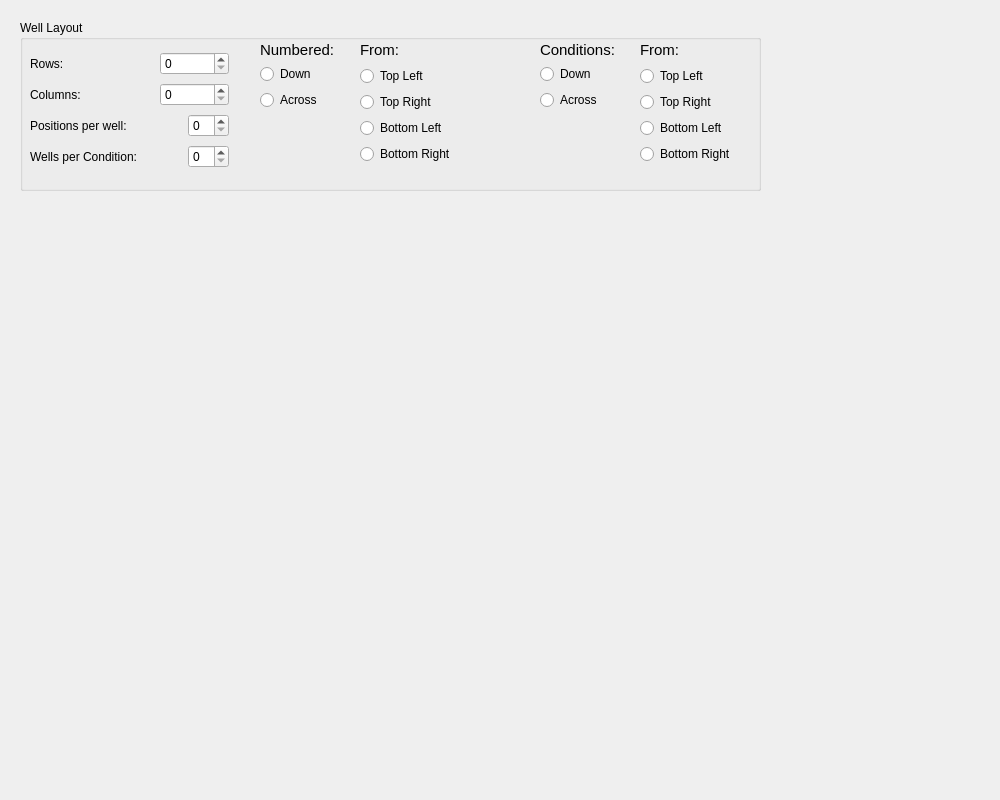
<?xml version="1.0" encoding="UTF-8"?>
<ui version="4.0">
 <class>Dialog</class>
 <widget class="QDialog" name="Dialog">
  <property name="geometry">
   <rect>
    <x>0</x>
    <y>0</y>
    <width>1000</width>
    <height>800</height>
   </rect>
  </property>
  <property name="windowTitle">
   <string>Dialog</string>
  </property>
  <widget class="QGroupBox" name="groupBox">
   <property name="geometry">
    <rect>
     <x>20</x>
     <y>20</y>
     <width>741</width>
     <height>171</height>
    </rect>
   </property>
   <property name="title">
    <string>Well Layout</string>
   </property>
   <widget class="QLabel" name="label_6">
    <property name="geometry">
     <rect>
      <x>240</x>
      <y>20</y>
      <width>91</width>
      <height>20</height>
     </rect>
    </property>
    <property name="font">
     <font>
      <pointsize>11</pointsize>
     </font>
    </property>
    <property name="text">
     <string>Numbered:</string>
    </property>
   </widget>
   <widget class="QWidget" name="">
    <property name="geometry">
     <rect>
      <x>240</x>
      <y>40</y>
      <width>72</width>
      <height>54</height>
     </rect>
    </property>
    <layout class="QVBoxLayout" name="verticalLayout_2">
     <property name="spacing">
      <number>2</number>
     </property>
     <item>
      <widget class="QRadioButton" name="radioButton_3">
       <property name="text">
        <string>Down</string>
       </property>
       <attribute name="buttonGroup">
        <string notr="true">buttonGroup_4</string>
       </attribute>
      </widget>
     </item>
     <item>
      <widget class="QRadioButton" name="radioButton_6">
       <property name="text">
        <string>Across</string>
       </property>
       <attribute name="buttonGroup">
        <string notr="true">buttonGroup_4</string>
       </attribute>
      </widget>
     </item>
    </layout>
   </widget>
   <widget class="QLabel" name="label_7">
    <property name="geometry">
     <rect>
      <x>340</x>
      <y>20</y>
      <width>91</width>
      <height>20</height>
     </rect>
    </property>
    <property name="font">
     <font>
      <pointsize>11</pointsize>
     </font>
    </property>
    <property name="text">
     <string>From:</string>
    </property>
   </widget>
   <widget class="QWidget" name="">
    <property name="geometry">
     <rect>
      <x>340</x>
      <y>40</y>
      <width>119</width>
      <height>112</height>
     </rect>
    </property>
    <layout class="QVBoxLayout" name="verticalLayout">
     <property name="spacing">
      <number>0</number>
     </property>
     <item>
      <widget class="QRadioButton" name="radioButton_2">
       <property name="text">
        <string>Top Left</string>
       </property>
       <attribute name="buttonGroup">
        <string notr="true">buttonGroup</string>
       </attribute>
      </widget>
     </item>
     <item>
      <widget class="QRadioButton" name="radioButton">
       <property name="text">
        <string>Top Right</string>
       </property>
       <attribute name="buttonGroup">
        <string notr="true">buttonGroup</string>
       </attribute>
      </widget>
     </item>
     <item>
      <widget class="QRadioButton" name="radioButton_4">
       <property name="text">
        <string>Bottom Left</string>
       </property>
       <attribute name="buttonGroup">
        <string notr="true">buttonGroup</string>
       </attribute>
      </widget>
     </item>
     <item>
      <widget class="QRadioButton" name="radioButton_5">
       <property name="text">
        <string>Bottom Right</string>
       </property>
       <attribute name="buttonGroup">
        <string notr="true">buttonGroup</string>
       </attribute>
      </widget>
     </item>
    </layout>
   </widget>
   <widget class="QLabel" name="label_9">
    <property name="geometry">
     <rect>
      <x>620</x>
      <y>20</y>
      <width>91</width>
      <height>20</height>
     </rect>
    </property>
    <property name="font">
     <font>
      <pointsize>11</pointsize>
     </font>
    </property>
    <property name="text">
     <string>From:</string>
    </property>
   </widget>
   <widget class="QWidget" name="layoutWidget_2">
    <property name="geometry">
     <rect>
      <x>620</x>
      <y>40</y>
      <width>119</width>
      <height>112</height>
     </rect>
    </property>
    <layout class="QVBoxLayout" name="verticalLayout_4">
     <property name="spacing">
      <number>0</number>
     </property>
     <item>
      <widget class="QRadioButton" name="radioButton_9">
       <property name="text">
        <string>Top Left</string>
       </property>
       <attribute name="buttonGroup">
        <string notr="true">buttonGroup_3</string>
       </attribute>
      </widget>
     </item>
     <item>
      <widget class="QRadioButton" name="radioButton_10">
       <property name="text">
        <string>Top Right</string>
       </property>
       <attribute name="buttonGroup">
        <string notr="true">buttonGroup_3</string>
       </attribute>
      </widget>
     </item>
     <item>
      <widget class="QRadioButton" name="radioButton_11">
       <property name="text">
        <string>Bottom Left</string>
       </property>
       <attribute name="buttonGroup">
        <string notr="true">buttonGroup_3</string>
       </attribute>
      </widget>
     </item>
     <item>
      <widget class="QRadioButton" name="radioButton_12">
       <property name="text">
        <string>Bottom Right</string>
       </property>
       <attribute name="buttonGroup">
        <string notr="true">buttonGroup_3</string>
       </attribute>
      </widget>
     </item>
    </layout>
   </widget>
   <widget class="QLabel" name="label_8">
    <property name="geometry">
     <rect>
      <x>520</x>
      <y>20</y>
      <width>91</width>
      <height>20</height>
     </rect>
    </property>
    <property name="font">
     <font>
      <pointsize>11</pointsize>
     </font>
    </property>
    <property name="text">
     <string>Conditions:</string>
    </property>
   </widget>
   <widget class="QWidget" name="layoutWidget">
    <property name="geometry">
     <rect>
      <x>520</x>
      <y>40</y>
      <width>72</width>
      <height>54</height>
     </rect>
    </property>
    <layout class="QVBoxLayout" name="verticalLayout_3">
     <property name="spacing">
      <number>2</number>
     </property>
     <item>
      <widget class="QRadioButton" name="radioButton_7">
       <property name="text">
        <string>Down</string>
       </property>
       <attribute name="buttonGroup">
        <string notr="true">buttonGroup_2</string>
       </attribute>
      </widget>
     </item>
     <item>
      <widget class="QRadioButton" name="radioButton_8">
       <property name="text">
        <string>Across</string>
       </property>
       <attribute name="buttonGroup">
        <string notr="true">buttonGroup_2</string>
       </attribute>
      </widget>
     </item>
    </layout>
   </widget>
   <widget class="QWidget" name="">
    <property name="geometry">
     <rect>
      <x>10</x>
      <y>30</y>
      <width>199</width>
      <height>124</height>
     </rect>
    </property>
    <layout class="QGridLayout" name="gridLayout">
     <item row="0" column="0">
      <widget class="QLabel" name="label">
       <property name="text">
        <string>Rows:                           </string>
       </property>
      </widget>
     </item>
     <item row="0" column="1" colspan="2">
      <widget class="QSpinBox" name="spinBox"/>
     </item>
     <item row="1" column="0">
      <widget class="QLabel" name="label_2">
       <property name="text">
        <string>Columns:</string>
       </property>
      </widget>
     </item>
     <item row="1" column="1" colspan="2">
      <widget class="QSpinBox" name="spinBox_2"/>
     </item>
     <item row="2" column="0" colspan="2">
      <widget class="QLabel" name="label_3">
       <property name="text">
        <string>Positions per well:</string>
       </property>
      </widget>
     </item>
     <item row="2" column="2">
      <widget class="QSpinBox" name="spinBox_3"/>
     </item>
     <item row="3" column="0" colspan="2">
      <widget class="QLabel" name="label_4">
       <property name="text">
        <string>Wells per Condition:</string>
       </property>
      </widget>
     </item>
     <item row="3" column="2">
      <widget class="QSpinBox" name="spinBox_4"/>
     </item>
    </layout>
   </widget>
  </widget>
 </widget>
 <resources/>
 <connections/>
 <buttongroups>
  <buttongroup name="buttonGroup"/>
  <buttongroup name="buttonGroup_2"/>
  <buttongroup name="buttonGroup_3"/>
  <buttongroup name="buttonGroup_4"/>
 </buttongroups>
</ui>
